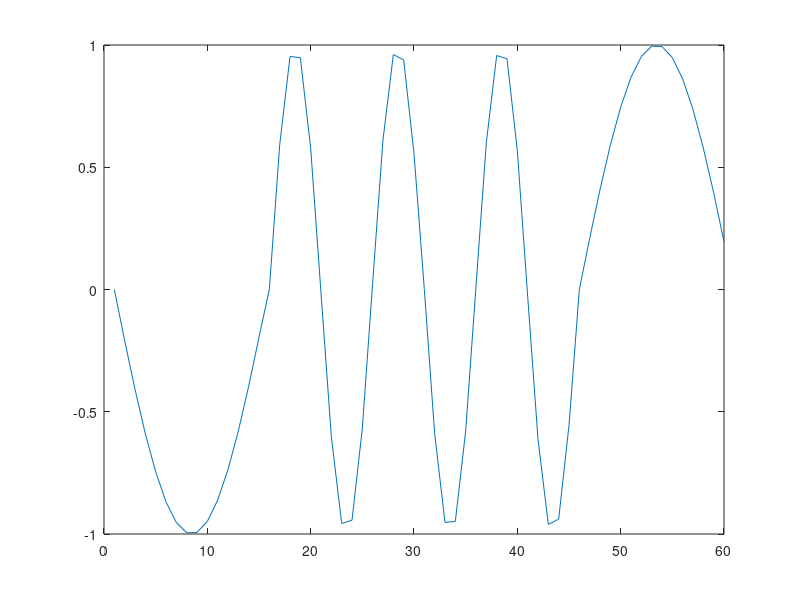

Source code (MATLAB): (Note: this script raises an error after producing the figure.)
%% *COMPGV19: Tutorial 6*
%
% Marta Betcke and Kiko Rul·lan
% 

%%
% *Exercise 3*
% Minimise the surface given by the boundary conditions using Algorithm 7.1
close all;
clear all;
tic;
%==============================
% Parameters
%==============================
maxIter = 1000;
tol = 1e-4;

%==============================
% Initialisation
%==============================
% Dimensions
q = 14 % dimension of interior square
n = q+2; % dimension of square with boundary
s = linspace(0,1-1/n,n-1);
% Boundary 1
leftBoundary   = sin(pi*s+pi);   % left boundary  
rightBoundary  = sin(3*pi*s+pi); % right boundary 
topBoundary    = sin(3*pi*s);    % top boundary   
bottomBoundary = sin(pi*s);      % bottom boundary
% % Boundary 2
% leftBoundary   = 2*s;                  % left boundary  
% topBoundary    = exp(-6*s)+1;          % right boundary 
% rightBoundary  = 1+exp(6*s)/exp(6);    % top boundary    
% bottomBoundary = 2-2*s;                % bottom boundary

bndFun = [leftBoundary topBoundary rightBoundary bottomBoundary];
figure, plot(bndFun);
% Indicies of the boundary nodes in counter clockwise order
bndInd = [1:q+2, (1:q)*(q+2) + ones(1,q)*(q+2), (q+1)*(q+2) + (q+2:-1:1), (q:-1:1)*(q+2) + ones(1,q)];
boundaryM = zeros(q+2,q+2);
boundaryM(bndInd(:)) = bndFun;
% Initialise surface to zero
x0 = zeros(q*q, 1);

%==============================
% Assign function handlers
%==============================
delta = 1e-2; % for computing numerical gradient
F.f = @(x) surfaceFunc_vector(x, boundaryM, q);
F.df = @(x) surfaceGrad(x, boundaryM, q, delta);
F.d2f = @(x) surfaceHess(x, boundaryM, q, delta);

%==============================
% Newton line search
%==============================
alpha0 = 1;
lsOpts_LS.c1 = 1e-4;
lsOpts_LS.c2 = 0.9;
lsFun = @(x_k, p_k, alpha0) lineSearch(F, x_k, p_k, alpha0, lsOpts_LS);
start_time = clock;
[xLS_NewtonCG, fLS_NewtonCG, nIterLS_NewtonCG, infoLS_NewtonCG] = descentLineSearch(F, 'newton-cg', lsFun, alpha0, x0, tol, maxIter);
end_time = clock;
% Measure computational time
disp(['Computational time for Newton-CG: ' num2str(etime(end_time, start_time))]);
disp(strcat('Num iter Newton-CG: ', num2str(nIterLS_NewtonCG)));

%==============================
% BFGS
%==============================
% Line search parameters
alpha0 = 1;
% Strong Wolfe LS
lsOpts_LS.c1 = 1e-4;
lsOpts_LS.c2 = 0.5; % 0.1 Good for Newton, 0.9 - good for steepest descent, 0.5 compromise.
lsFunS = @(x_k, p_k, alpha0) lineSearch(F, x_k, p_k, alpha0, lsOpts_LS);
lsFun = lsFunS;
start_time = clock;
[xLS_BFGS, fLS_BFGS, nIterLS_BFGS, infoLS_BFGS] = descentLineSearch(F, 'bfgs', lsFun, alpha0, x0, tol, maxIter);
end_time = clock;
% Measure computational time
disp(['Computational time for BFGS: ' num2str(etime(end_time, start_time))]);
disp(strcat('Num iter BFGS: ', num2str(nIterLS_BFGS)));


%==============================
% Trust region - SR1
%==============================
% Trust region parameters 
eta = 0.1;  % Step acceptance relative progress threshold
Delta = 1; % Trust region radius
% Minimisation with SR-1 trust region method
Fsr1 = rmfield(F,'d2f');
start_time = clock;
[xTR_SR1, fTR_SR1, nIterTR_SR1, infoTR_SR1] = trustRegionLS(Fsr1, x0, @solverCM2dSubspaceExtLS, Delta, eta, tol, maxIter, 0, 1);
end_time = clock;
% Measure computational time
disp(['Computational time for TR-SR1: ' num2str(etime(end_time, start_time))]);
disp(strcat('Num iter TR-SR1: ', num2str(nIterTR_SR1)));


%==============================
% Visualize convergence
%==============================
X = 0:1/(q+1):1;
Y = 0:1/(q+1):1;
visualizeSurface(infoLS_NewtonCG, X, Y, boundaryM, 'final');
visualizeSurface(infoLS_BFGS, X, Y, boundaryM, 'final');
visualizeSurface(infoTR_SR1, X, Y, boundaryM, 'final');

%==============================
% Summary for different dimensions - Generated by running the script with different q values
%==============================
qVec = [9 10 11 12 13 14 15 16 17 18 19];
nVar = qVec.*qVec;
nIter_NCG  = [8  8 10  8  9   11 8   13  11  11  9];
nIter_BFGS = [41 44 58 61 61  71 71  73  76  79  84];
nIter_SR1  = [54 59 87 94 102 94 108 112 142 135 125];

time_NCG  = [1.93 2.71  5.14  5.89  9.01  16.84 16.23 35.11 72.95  104.01 118.78];
time_BFGS = [0.72 0.70  1.10  1.45  1.45  2.19  2.44  2.97  3.78   6.75   10.03];
time_SR1  = [7.77 11.13 28.98 42.36 46.04 42.13 58.17 61.86 103.56 102.29 91.54];

% Number of iterations
figure;
semilogy(nVar, nIter_NCG,  'Color', 'r', 'LineWidth', 2);
hold on;
semilogy(nVar, nIter_BFGS, 'Color', 'g', 'LineWidth', 2);
semilogy(nVar, nIter_SR1,  'Color', 'b', 'LineWidth', 2);
xlabel('number of variables');
ylabel('number of iterations');
legend('LS-Newton-CG', 'LS-BFGS', 'TR-SR1');
grid on;

% Computational time
figure;
semilogy(nVar, time_NCG,  'Color', 'r', 'LineWidth', 2);
hold on;      
semilogy(nVar, time_BFGS, 'Color', 'g', 'LineWidth', 2);
semilogy(nVar, time_SR1,  'Color', 'b', 'LineWidth', 2);
xlabel('number of variables');
ylabel('computational time [s]');
legend('LS-Newton-CG', 'LS-BFGS', 'TR-SR1');
grid on;

%%
%==============================
%  Subfunctions
%==============================
%%

%% descentLineSearch.m
% Wrapper function executing iteration with descent direction and line search method
%
% <include>descentLineSearch.m</include>
%%

%% surfaceFunc_vector.m
% Function to minimise the surface area. Input in Vector form
%
% <include>surfaceFunc_vector.m</include>

%% surfaceFunc_matrix.m
% Function to minimise the surface area. Input in matrix form
%
% <include>surfaceFunc_matrix.m</include>

%% surfaceGrad.m
% Gradient handler of the function to minimise the surface area
%
% <include>surfaceGrad.m</include>

%% surfaceHess.m
% Hessian handler of the function to minimise the surface area
%
% <include>surfaceHess.m</include>

%% visualizeSurface.m
% Convergence plot of iterates
%
% <include>visualizeSurface.m</include>


